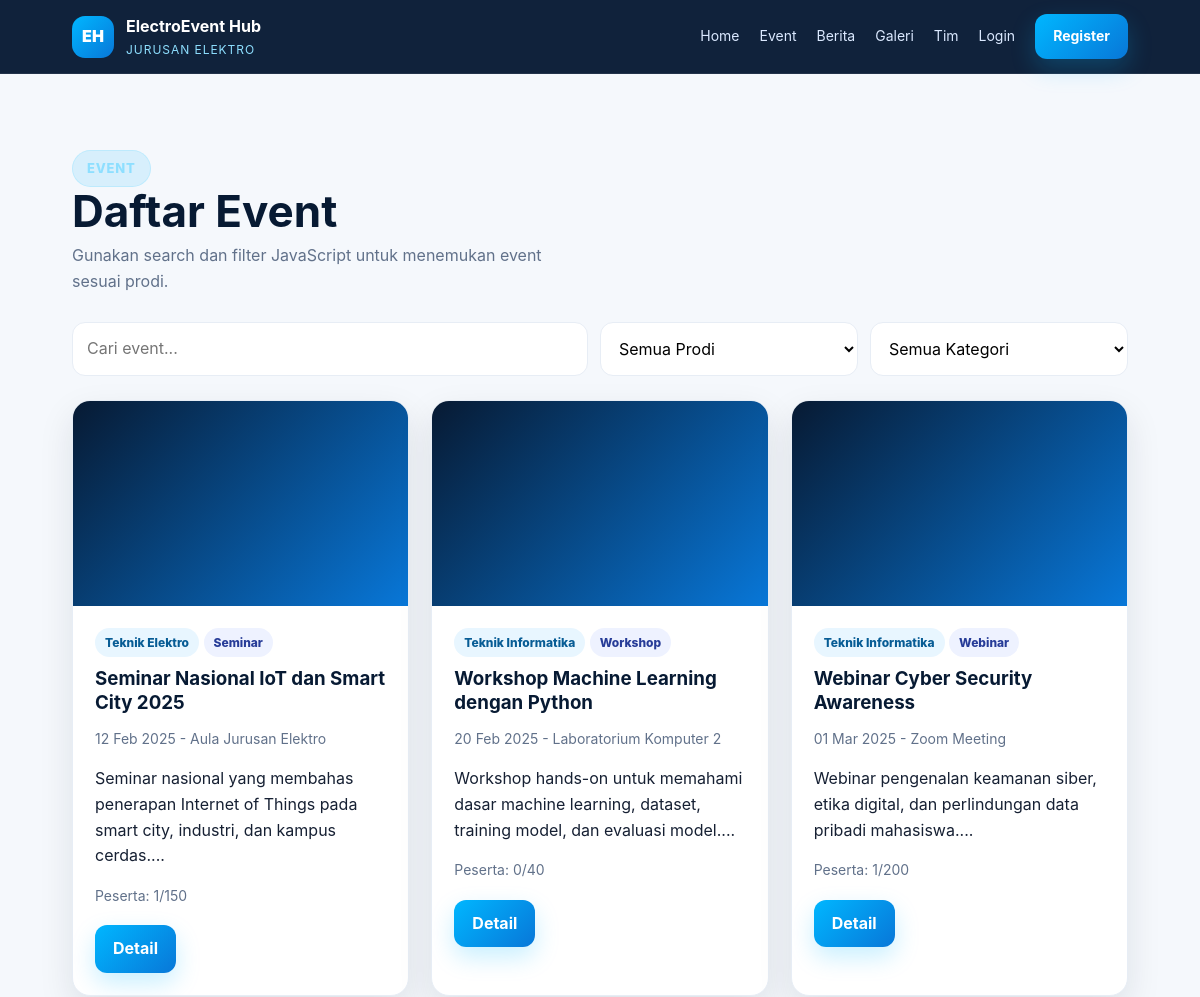
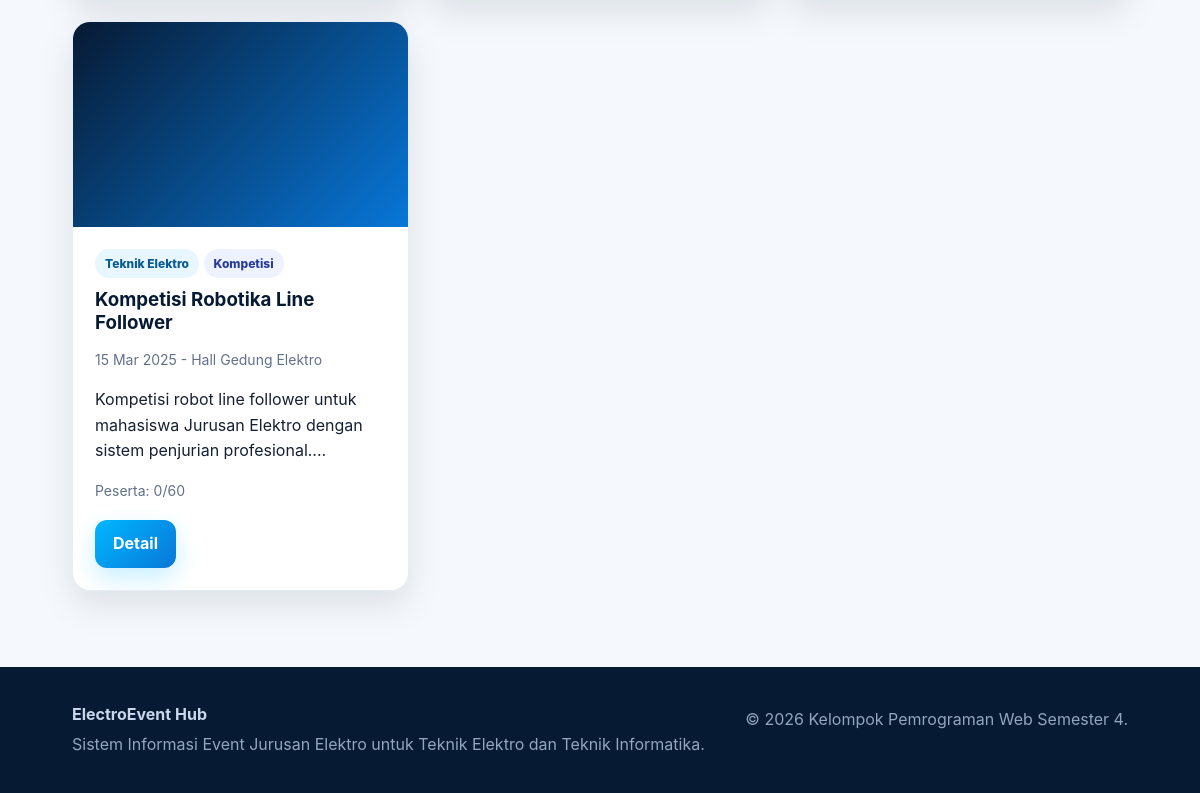
Screenshot of /events.php with the database file from the repository (2 pictures, top to bottom).
### tables this page shows
CREATE TABLE events (
  id INT AUTO_INCREMENT PRIMARY KEY,
  category_id INT NOT NULL,
  title VARCHAR(180) NOT NULL,
  slug VARCHAR(200) NOT NULL UNIQUE,
  description TEXT NOT NULL,
  study_program ENUM('Teknik Elektro','Teknik Informatika') NOT NULL,
  event_type ENUM('offline','online','hybrid') NOT NULL DEFAULT 'offline',
  event_date DATE NOT NULL,
  event_time TIME NOT NULL,
  location VARCHAR(180) NOT NULL,
  quota INT NOT NULL DEFAULT 50,
  poster VARCHAR(255) DEFAULT NULL,
  status ENUM('draft','open','closed','done') NOT NULL DEFAULT 'open',
  created_by INT DEFAULT NULL,
  created_at TIMESTAMP DEFAULT CURRENT_TIMESTAMP,
  CONSTRAINT fk_events_category FOREIGN KEY (category_id) REFERENCES categories(id) ON UPDATE CASCADE,
  CONSTRAINT fk_events_user FOREIGN KEY (created_by) REFERENCES users(id) ON DELETE SET NULL ON UPDATE CASCADE
);

CREATE TABLE categories (
  id INT AUTO_INCREMENT PRIMARY KEY,
  name VARCHAR(80) NOT NULL UNIQUE,
  description TEXT,
  created_at TIMESTAMP DEFAULT CURRENT_TIMESTAMP
);

### includes/functions.php (called while the page is built, shortened)
<?php
function e($value) {
    return htmlspecialchars((string) $value, ENT_QUOTES, 'UTF-8');
}
function base_url($path = '') {
    $root = rtrim(dirname($_SERVER['SCRIPT_NAME']), '/\\');
    $root = preg_replace('#/(admin|member)$#', '', $root);
    return $root . '/' . ltrim($path, '/');
}
function is_logged_in() {
    return isset($_SESSION['user']);
}

### events.php (the view, shortened to what this page needs)
<?php
require_once __DIR__ . '/config/database.php';
$categories = $pdo->query('SELECT * FROM categories ORDER BY name')->fetchAll();
$stmt = $pdo->query('SELECT e.*, c.name category_name, (SELECT COUNT(*) FROM registrations r WHERE r.event_id=e.id AND r.status != "rejected") total_reg FROM events e JOIN categories c ON c.id=e.category_id WHERE e.status != "draft" ORDER BY e.event_date ASC');
$events = $stmt->fetchAll();
require_once __DIR__ . '/includes/header.php';
?>
<section class="section"><div class="container">
  <div class="section-head"><div><span class="eyebrow">Event</span><h2>Daftar Event</h2><p>Gunakan search dan filter JavaScript untuk menemukan event sesuai prodi.</p></div></div>
  <div class="filters">
    <input class="input" data-event-search placeholder="Cari event...">
    <select data-event-prodi><option value="">Semua Prodi</option><option>Teknik Elektro</option><option>Teknik Informatika</option></select>
    <select data-event-category><option value="">Semua Kategori</option><?php foreach($categories as $c): ?><option><?= e($c['name']) ?></option><?php endforeach; ?></select>
  </div>
  <div class="grid grid-3">
    <?php foreach ($events as $event): ?>
    <article class="card" data-event-card data-title="<?= e(strtolower($event['title'])) ?>" data-prodi="<?= e($event['study_program']) ?>" data-category="<?= e($event['category_name']) ?>">
      <?php if ($event['poster']): ?><img class="event-img" src="<?= e($event['poster']) ?>" alt="<?= e($event['title']) ?>"><?php else: ?><div class="event-img"></div><?php endif; ?>
      <div class="card-body">
        <span class="badge"><?= e($event['study_program']) ?></span> <span class="badge alt"><?= e($event['category_name']) ?></span>
        <h3><?= e($event['title']) ?></h3>
        <p class="meta"><?= date('d M Y', strtotime($event['event_date'])) ?> - <?= e($event['location']) ?></p>
        <p><?= e(substr($event['description'],0,115)) ?>...</p>
        <p class="meta">Peserta: <?= (int)$event['total_reg'] ?>/<?= (int)$event['quota'] ?></p>
        <div class="actions"><a class="btn btn-primary" href="event-detail.php?id=<?= $event['id'] ?>">Detail</a></div>
      </div>
    </article>
    <?php endforeach; ?>
  </div>
</div></section>
<?php require_once __DIR__ . '/includes/footer.php'; ?>

### includes/header.php (shortened to what this page needs)
<?php require_once __DIR__ . '/../includes/functions.php'; ?>
<!DOCTYPE html>
<html lang="id">
<head>
    <link rel="stylesheet" href="<?= base_url('assets/css/style.css') ?>">
</head>
<body>
<header class="site-header">
    <a href="<?= base_url('index.php') ?>" class="brand">
        <span class="brand-mark">EH</span>
        <span><strong>ElectroEvent Hub</strong><small>Jurusan Elektro</small></span>
    </a>
    <nav class="main-nav" data-nav>
        <a href="<?= base_url('index.php') ?>">Home</a>
        <a href="<?= base_url('events.php') ?>">Event</a>
        <a href="<?= base_url('news.php') ?>">Berita</a>
        <a href="<?= base_url('gallery.php') ?>">Galeri</a>
        <a href="<?= base_url('about.php') ?>">Tim</a>
        <?php if (is_logged_in()): ?>
            <?php if (is_admin()): ?><a href="<?= base_url('admin/dashboard.php') ?>">Admin</a><?php endif; ?>
            <a href="<?= base_url('member/dashboard.php') ?>">Member</a>
            <a class="btn btn-outline" href="<?= base_url('logout.php') ?>">Logout</a>
        <?php else: ?>
            <a href="<?= base_url('login.php') ?>">Login</a>
            <a class="btn btn-primary" href="<?= base_url('register.php') ?>">Register</a>
        <?php endif; ?>
    </nav>
</header>
<main>

### includes/footer.php (shortened to what this page needs)
</main>
<footer class="site-footer">
    <div>
        <strong>ElectroEvent Hub</strong>
        <p>Sistem Informasi Event Jurusan Elektro untuk Teknik Elektro dan Teknik Informatika.</p>
    </div>
    <p>&copy; <?= date('Y') ?> Kelompok Pemrograman Web Semester 4.</p>
</footer>
</body>
</html>

### assets/css/style.css (style rules this page uses)
:root { --navy:#071a33;--navy2:#102a4c;--blue:#0877d8;--electric:#00b7ff;--white:#fff;--muted:#61718a;--line:#e7edf5;--bg:#f5f8fc;--danger:#d93025;--ok:#118a45;--warn:#b76a00;--shadow:0 14px 35px rgba(7,26,51,.10);--radius:18px }
* { box-sizing:border-box }
body { margin:0;font-family:Inter,Segoe UI,Arial,sans-serif;background:var(--bg);color:#162033;line-height:1.6 }
a { text-decoration:none;color:inherit }
.site-header { position:sticky;top:0;z-index:50;height:74px;background:rgba(7,26,51,.96);display:flex;align-items:center;justify-content:space-between;padding:0 6vw;border-bottom:1px solid rgba(255,255,255,.08);backdrop-filter:blur(12px) }
.brand { display:flex;align-items:center;gap:12px;color:#fff }
.brand-mark { width:42px;height:42px;border-radius:13px;background:linear-gradient(135deg,var(--electric),var(--blue));display:grid;place-items:center;font-weight:900 }
.brand small { display:block;color:#8edfff;font-size:12px;letter-spacing:.08em;text-transform:uppercase }
.main-nav { display:flex;align-items:center;gap:20px;color:#dbe9ff;font-size:14px }
.btn { display:inline-flex;align-items:center;justify-content:center;gap:8px;border:0;border-radius:12px;padding:11px 18px;font-weight:700;cursor:pointer }
.btn-primary { background:linear-gradient(135deg,var(--electric),var(--blue));color:#fff;box-shadow:0 10px 24px rgba(0,183,255,.22) }
.container { width:min(1120px,88vw);margin:auto }
.eyebrow { display:inline-block;border:1px solid rgba(142,223,255,.35);background:rgba(0,183,255,.12);color:#8edfff;border-radius:999px;padding:7px 14px;font-size:13px;font-weight:800;letter-spacing:.06em;text-transform:uppercase }
.section { padding:76px 0 }
.section-head { display:flex;align-items:end;justify-content:space-between;gap:25px;margin-bottom:28px }
.section h2 { font-size:clamp(28px,4vw,44px);line-height:1.1;margin:0;color:var(--navy) }
.section-head p { max-width:520px;color:var(--muted);margin:8px 0 0 }
.grid { display:grid;gap:22px }
.grid-3 { grid-template-columns:repeat(3,1fr) }
.card { background:#fff;border:1px solid var(--line);border-radius:var(--radius);box-shadow:var(--shadow);overflow:hidden }
.card-body { padding:22px }
.event-img { height:205px;background:linear-gradient(135deg,var(--navy),var(--blue));object-fit:cover;width:100% }
.badge { display:inline-flex;border-radius:999px;padding:5px 10px;font-size:12px;font-weight:800;background:#e8f6ff;color:#075c95 }
.badge.alt { background:#eef2ff;color:#273c98 }
.meta { color:var(--muted);font-size:14px }
.card h3 { margin:10px 0 8px;color:var(--navy);line-height:1.25 }
.actions { display:flex;gap:10px;flex-wrap:wrap;margin-top:18px }
.filters { display:grid;grid-template-columns:2fr 1fr 1fr;gap:12px;margin-bottom:24px }
.input,select,textarea { width:100%;border:1px solid var(--line);background:#fff;border-radius:13px;padding:13px 14px;font:inherit;outline:none }
.site-footer { background:var(--navy);color:#c8d8ea;padding:35px 6vw;display:flex;justify-content:space-between;gap:25px }
.site-footer p { margin:5px 0 0;color:#91a7bf }

### rows the page displays
events: study_program "Teknik Elektro", category.name "Seminar", title "Seminar Nasional IoT dan Smart City 2025", event_date "12 Feb 2025", location "Aula Jurusan Elektro", description "Seminar nasional yang membahas penerapan Internet of Things pada smart city, industri, dan kampus cerdas.", total_reg "1", quota "150"
events: study_program "Teknik Informatika", category.name "Workshop", title "Workshop Machine Learning dengan Python", event_date "20 Feb 2025", location "Laboratorium Komputer 2", description "Workshop hands-on untuk memahami dasar machine learning, dataset, training model, dan evaluasi model.", total_reg "0", quota "40"
events: study_program "Teknik Informatika", category.name "Webinar", title "Webinar Cyber Security Awareness", event_date "01 Mar 2025", location "Zoom Meeting", description "Webinar pengenalan keamanan siber, etika digital, dan perlindungan data pribadi mahasiswa.", total_reg "1", quota "200"
events: study_program "Teknik Elektro", category.name "Kompetisi", title "Kompetisi Robotika Line Follower", event_date "15 Mar 2025", location "Hall Gedung Elektro", description "Kompetisi robot line follower untuk mahasiswa Jurusan Elektro dengan sistem penjurian profesional.", total_reg "0", quota "60"
